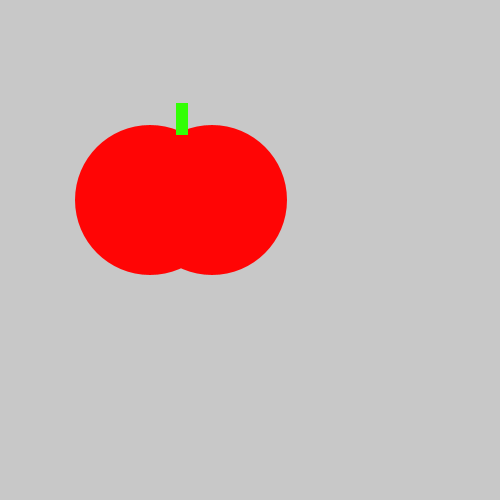
Frame 1 (no input)
Frame 60 (the mouse pressed at the canvas centre just before this capture): identical to frame 1, image omitted
Frame 120 (the mouse held since frame 60 and released just before this capture): identical to frame 1, image omitted

The Processing sketch that drew this single still picture (run headless with seeded random() and noise(); from frame 60 on, the mouse is pressed at the canvas centre):

// Processing sketch: tasty_tomato
// ── tasty_tomato.pde
void setup() {
    size(500, 500);
}
void draw() {
    background(200, 200, 200);
    noStroke();
    fill (#FF0505);
    ellipse(150, 200, 150, 150);
    ellipse(212, 200, 150, 150);
    fill (#32FF05);
    rect(176, 103, 12, 32);
    
}
